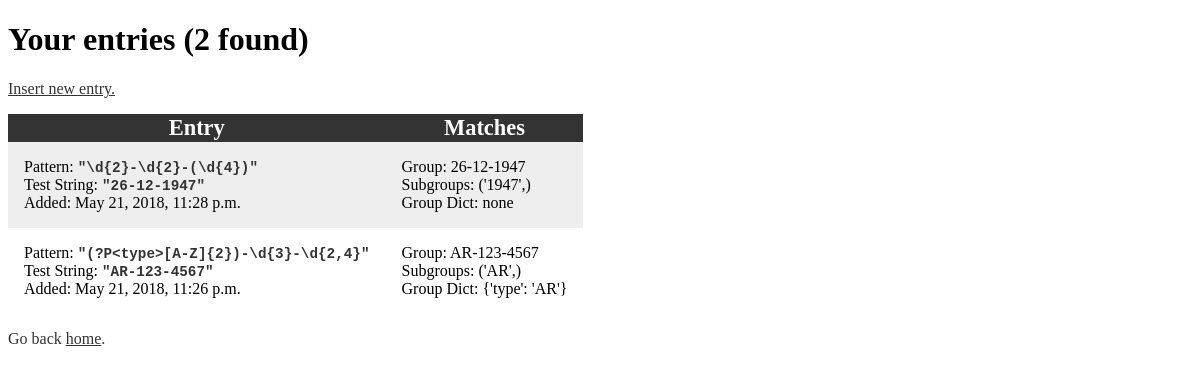
Page /entries/ (signed in) on the committed database.
### entries/models.py (models this page shows)
class Entry(models.Model):
    user = models.ForeignKey(User, on_delete=models.CASCADE)
    pattern = models.CharField(max_length=255)
    test_string = models.CharField(max_length=255)
    date_added = models.DateTimeField(default=timezone.now)
    class Meta:
        verbose_name_plural = 'entries'

### entries/views.py (the view)
# urls.py: path('entries/', EntryListView.as_view(), name='entries'),
class EntryListView(TemplateView):
    template_name = 'entries/list.html'
    @method_decorator(
        login_required(login_url=reverse_lazy('login')))
    def get(self, request, *args, **kwargs):
        context = self.get_context_data(**kwargs)
        entries = Entry.objects.filter(
            user=request.user).order_by('-date_added')
        matches = (self._parse_entry(entry) for entry in entries)
        context['entries'] = list(zip(entries, matches))
        return self.render_to_response(context)
    def _parse_entry(self, entry):
        match = re.search(entry.pattern, entry.test_string)
        if match is not None:
            return (
                match.group(),
                match.groups() or None,
                match.groupdict() or None
            )
        return None

### entries/templates/entries/list.html (shortened to what this page needs)
{% extends "entries/base.html" %}
{% block page-content %}
 {% if entries %}
  <h1>Your entries ({{ entries|length }} found)</h1>
  <div><a href="{% url "insert" %}">Insert new entry.</a></div>
  <table class="entries-table">
   <thead>
     <tr><th>Entry</th><th>Matches</th></tr>
   </thead>
   <tbody>
    {% for entry, match in entries %}
     <tr class="entries-list {% cycle 'light-gray' 'white' %}">
      <td>
        Pattern: <code class="code">
         "{{ entry.pattern }}"</code><br>
        Test String: <code class="code">
         "{{ entry.test_string }}"</code><br>
        Added: {{ entry.date_added }}
      </td>
      <td>
        {% if match %}
         Group: {{ match.0 }}<br>
         Subgroups:
          {{ match.1|default_if_none:"none" }}<br>
         Group Dict: {{ match.2|default_if_none:"none" }}
        {% else %}
         No matches found.
        {% endif %}
      </td>
     </tr>
    {% endfor %}
   </tbody>
  </table>
 {% else %}
  <h1>You have no entries</h1>
  <div><a href="{% url "insert" %}">Insert new entry.</a></div>
 {% endif %}
{% endblock page-content %}
{% block footer %}
 {% include "entries/footer.html" %}
{% endblock footer %}

### entries/templates/entries/base.html (shortened to what this page needs)
{% load static from staticfiles %}
<!DOCTYPE html>
<html lang="en">
  <head>
    {% block styles %}
      <link href="{% static "entries/css/main.css" %}"
       rel="stylesheet">
    {% endblock styles %}
  </head>
  <body>
    <div id="page-content">
      {% block page-content %}
      {% endblock page-content %}
    </div>
    <div id="footer">
      {% block footer %}
      {% endblock footer %}
    </div>
  </body>
</html>

### entries/templates/entries/footer.html
<div class="footer">
  Go back <a href="{% url "home" %}">home</a>.
</div>

### entries/static/entries/css/main.css (style rules this page uses)
a { color: #333; }
.footer { margin-top: 1em; color: #333; }
.entries-table { border-spacing: 0; padding-top: 1em; }
.entries-table thead { background-color: #333; color: #fff; padding: 2em; font-size: 1.4em; }
.entries-table td { padding: 1em; vertical-align: top; }
.light-gray { background-color: #eee; }
.white { background-color: #fff; }
.code { font-size: 1.1em; font-weight: bolder; color: #333; }

### rows in the picture
Entry: pattern "\\d{2}-\\d{2}-(\\d{4})", test_string "26-12-1947", date_added "May 21, 2018, 11:28 p.m.", match "('1947',)", match "none"
Entry: pattern "(?P<type>[A-Z]{2})-\\d{3}-\\d{2,4}", test_string "AR-123-4567", date_added "May 21, 2018, 11:26 p.m.", match "('AR',)", match "{'type': 'AR'}"

### other values in the picture
{{ entries|length }} "2"
